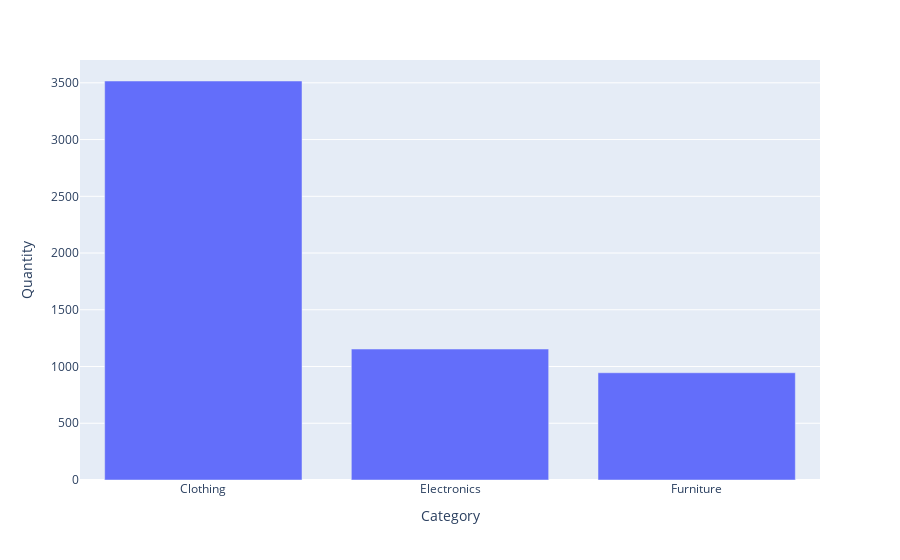

The notebook cell saved with this chart:
### Code cell
fig3 = px.bar(df3, x = 'Category', y = 'Quantity')
fig3.show()

### Figure 1 — Plotly figure (JSON) as saved in the notebook; plotly's stock layout.template omitted (floating-point values rounded to 4 significant figures)
{"data": [{"alignmentgroup": "True", "hovertemplate": "Category=%{x}<br>Quantity=%{y}<extra></extra>", "legendgroup": "", "marker": {"color": "#636efa", "pattern": {"shape": ""}}, "name": "", "offsetgroup": "", "orientation": "v", "showlegend": false, "textposition": "auto", "type": "bar", "x": ["Clothing", "Electronics", "Furniture"], "xaxis": "x", "y": [3516, 1154, 945], "yaxis": "y"}], "layout": {"barmode": "relative", "legend": {"tracegroupgap": 0}, "margin": {"t": 60}, "xaxis": {"anchor": "y", "domain": [0, 1], "title": {"text": "Category"}}, "yaxis": {"anchor": "x", "domain": [0, 1], "title": {"text": "Quantity"}}}}
